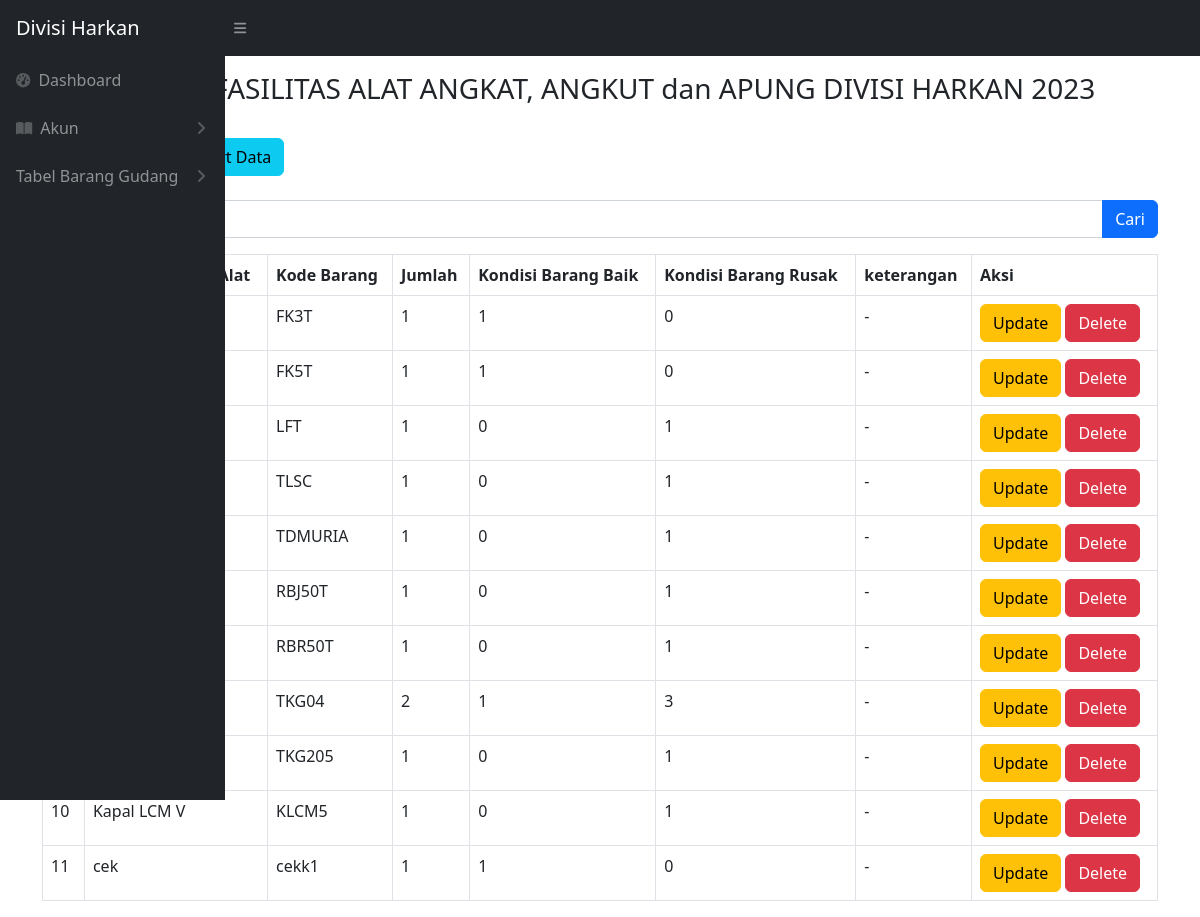
Screenshot of /angkut_apung.php with the database file from the repository.
### tables this page shows
CREATE TABLE `barang_angkut_apung` (
  `idbarang` int(11) NOT NULL,
  `namabarang` varchar(512) NOT NULL,
  `kodebarang` varchar(100) NOT NULL,
  `jumlah` int(11) NOT NULL,
  `baik` int(11) NOT NULL,
  `rusak` int(11) NOT NULL,
  `keterangan` varchar(512) NOT NULL,
  `kategori_id` int(11) NOT NULL
);

### angkut_apung.php (the view, shortened to what this page needs)
<?php
require 'controller/koneksi.php';
$query = "SELECT * FROM barang_angkut_apung";
?>
<!DOCTYPE html>
<html lang="en">
<head>
    <link href="css/styles.css" rel="stylesheet" />
</head>
<body class="sb-nav-fixed">
    <nav class="sb-topnav navbar navbar-expand navbar-dark bg-dark">
        <a class="navbar-brand ps-3" href="index.php">Divisi Harkan</a>
        <button class="btn btn-link btn-sm order-1 order-lg-0 me-4 me-lg-0" id="sidebarToggle" href="#!"><i class="fas fa-bars"></i></button>
    </nav>
    <div id="layoutSidenav">
        <div id="layoutSidenav_nav">
            <nav class="sb-sidenav accordion sb-sidenav-dark" id="sidenavAccordion">
                <div class="sb-sidenav-menu">
                    <div class="nav">
                        <a class="nav-link" href="index.php">
                            <div class="sb-nav-link-icon"><i class="fas fa-tachometer-alt"></i></div>
                            Dashboard
                        </a>
                        <a class="nav-link collapsed" href="#" data-bs-toggle="collapse" data-bs-target="#collapsePages" aria-expanded="false" aria-controls="collapsePages">
                            <div class="sb-nav-link-icon"><i class="fas fa-book-open"></i></div>
                            Akun
                            <div class="sb-sidenav-collapse-arrow"><i class="fas fa-angle-down"></i></div>
                        </a>
                        <a class="nav-link collapsed" href="#" data-bs-toggle="collapse" data-bs-target="#pagesCollapseTabel" aria-expanded="false" aria-controls="pagesCollapseTabel">
                            Tabel Barang Gudang
                            <div class="sb-sidenav-collapse-arrow"><i class="fas fa-angle-down"></i></div>
                        </a>
                    </div>
                </div>
            </nav>
        </div>
    </div>
    <br>
    <br>
    <main>
        <div class="container-fluid px-4">
            <h3 class="mt-4 text-center">DAFTAR FASILITAS ALAT ANGKAT, ANGKUT dan APUNG DIVISI HARKAN 2023</h3>
        </div>
        <br>
        <div class="container -fluid">
            <div class="card-mb-4">
                <button type="button" class="btn btn-primary" data-bs-toggle="modal" data-bs-target="#myModal">
                </button>
                <a href="export_angkut_apung.php" class="btn btn-info">Export Data</a>
                <br>
                <br>
                <form action="angkut_apung.php" method="GET">
                    <div class="input-group mb-3">
                        <input type="text" value="" class="form-control" placeholder="Cari" name="cari">
                        <br>
                        <button type="submit" class="btn btn-primary" >Cari</button>
                    </div>
                </form>
                <div class="card-body">
                    <div class="table table-responsive">
                        <table class="table table-bordered" id="dataTable" width="100" cellspacing="0">
                            <thead>
                                <tr>
                                    <th>No</th>
                                    <th>Nama Barang / Alat</th>
                                    <th>Kode Barang</th>
                                    <th>Jumlah</th>
                                    <th>Kondisi Barang Baik</th>
                                    <th>Kondisi Barang Rusak</th>
                                    <th>keterangan</th>
                                    <th>Aksi</th>
                                </tr>
                            </thead>
                            <tbody>
                                <?php
                                $i = 1;
                                $ambilsemuadatabarang = mysqli_query($conn,$query);
                                while ($data = mysqli_fetch_array($ambilsemuadatabarang)) {
                                    $namabarang = $data['namabarang'];
                                    $kodebarang = $data['kodebarang'];
                                    $jumlah = $data['jumlah'];
                                    $barangbaik = $data['baik'];
                                    $barangrusak = $data['rusak'];
                                    $keterangan = $data['keterangan'];
                                    $idb = $data['idbarang'];
                                ?>
                                    <tr>
                                        <td><?= $i++ ?></td>
                                        <td><?= $namabarang ?></td>
                                        <td><?= $kodebarang ?></td>
                                        <td><?= $jumlah ?></td>
                                        <td><?= $barangbaik ?></td>
                                        <td><?= $barangrusak ?></td>
                                        <td><?= $keterangan ?></td>
                                        <td>
                                            <button type="button" class="btn btn-warning" data-bs-toggle="modal" data-bs-target="#edit<?= $idb; ?>">
                                                Update
                                            </button>
                                            <button type="button" class="btn btn-danger" data-bs-toggle="modal" data-bs-target="#delete<?= $idb; ?>">
                                                Delete
                                            </button>
                                        </td>
                                    </tr>
                                <?php
                                };
                                ?>
                            </tbody>
                        </table>
    </main>
</html>

### rows the page displays
barang_angkut_apung: kodebarang "FK3T", jumlah "1", baik "1", rusak "0", keterangan "-"
barang_angkut_apung: kodebarang "FK5T", jumlah "1", baik "1", rusak "0", keterangan "-"
barang_angkut_apung: kodebarang "LFT", jumlah "1", baik "0", rusak "1", keterangan "-"
barang_angkut_apung: kodebarang "TLSC", jumlah "1", baik "0", rusak "1", keterangan "-"
barang_angkut_apung: kodebarang "TDMURIA", jumlah "1", baik "0", rusak "1", keterangan "-"
barang_angkut_apung: kodebarang "RBJ50T", jumlah "1", baik "0", rusak "1", keterangan "-"
barang_angkut_apung: kodebarang "RBR50T", jumlah "1", baik "0", rusak "1", keterangan "-"
barang_angkut_apung: kodebarang "TKG04", jumlah "2", baik "1", rusak "3", keterangan "-"
barang_angkut_apung: kodebarang "TKG205", jumlah "1", baik "0", rusak "1", keterangan "-"
barang_angkut_apung: namabarang "Kapal LCM V", kodebarang "KLCM5", jumlah "1", baik "0", rusak "1", keterangan "-"
barang_angkut_apung: namabarang "cek", kodebarang "cekk1", jumlah "1", baik "1", rusak "0", keterangan "-"
